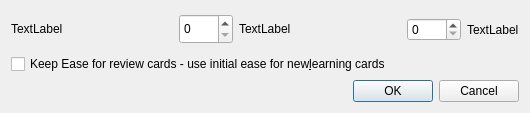
<?xml version="1.0" encoding="UTF-8"?>
<ui version="4.0">
 <class>PlaceInReviewQueueInOrder_Dialog</class>
 <widget class="QDialog" name="PlaceInReviewQueueInOrder_Dialog">
  <property name="geometry">
   <rect>
    <x>0</x>
    <y>0</y>
    <width>530</width>
    <height>113</height>
   </rect>
  </property>
  <property name="windowTitle">
   <string>Dialog</string>
  </property>
  <layout class="QGridLayout" name="gridLayout">
   <item row="0" column="0">
    <layout class="QVBoxLayout" name="verticalLayout">
     <item>
      <layout class="QHBoxLayout" name="horizontalLayout">
       <item>
        <widget class="QLabel" name="label_beg">
         <property name="sizePolicy">
          <sizepolicy hsizetype="Preferred" vsizetype="Minimum">
           <horstretch>1</horstretch>
           <verstretch>0</verstretch>
          </sizepolicy>
         </property>
         <property name="maximumSize">
          <size>
           <width>16777215</width>
           <height>30</height>
          </size>
         </property>
         <property name="text">
          <string>TextLabel</string>
         </property>
        </widget>
       </item>
       <item>
        <widget class="QSpinBox" name="spinBox_spread">
         <property name="sizePolicy">
          <sizepolicy hsizetype="Preferred" vsizetype="Minimum">
           <horstretch>0</horstretch>
           <verstretch>0</verstretch>
          </sizepolicy>
         </property>
         <property name="maximumSize">
          <size>
           <width>16777215</width>
           <height>30</height>
          </size>
         </property>
         <property name="focusPolicy">
          <enum>Qt::WheelFocus</enum>
         </property>
         <property name="layoutDirection">
          <enum>Qt::LeftToRight</enum>
         </property>
         <property name="minimum">
          <number>0</number>
         </property>
         <property name="maximum">
          <number>9999</number>
         </property>
        </widget>
       </item>
       <item>
        <widget class="QLabel" name="label_middle">
         <property name="sizePolicy">
          <sizepolicy hsizetype="Preferred" vsizetype="Minimum">
           <horstretch>1</horstretch>
           <verstretch>0</verstretch>
          </sizepolicy>
         </property>
         <property name="maximumSize">
          <size>
           <width>16777215</width>
           <height>30</height>
          </size>
         </property>
         <property name="text">
          <string>TextLabel</string>
         </property>
        </widget>
       </item>
       <item>
        <widget class="QSpinBox" name="spinBox_delay">
         <property name="maximum">
          <number>9999</number>
         </property>
        </widget>
       </item>
       <item>
        <widget class="QLabel" name="label_end">
         <property name="text">
          <string>TextLabel</string>
         </property>
        </widget>
       </item>
      </layout>
     </item>
     <item>
      <widget class="QCheckBox" name="keepEase">
       <property name="text">
        <string>Keep Ease for review cards - use initial ease for new&amp;learning cards</string>
       </property>
      </widget>
     </item>
    </layout>
   </item>
   <item row="1" column="0">
    <widget class="QDialogButtonBox" name="buttonBox">
     <property name="orientation">
      <enum>Qt::Horizontal</enum>
     </property>
     <property name="standardButtons">
      <set>QDialogButtonBox::Cancel|QDialogButtonBox::Ok</set>
     </property>
    </widget>
   </item>
  </layout>
 </widget>
 <tabstops>
  <tabstop>buttonBox</tabstop>
 </tabstops>
 <resources/>
 <connections>
  <connection>
   <sender>buttonBox</sender>
   <signal>accepted()</signal>
   <receiver>PlaceInReviewQueueInOrder_Dialog</receiver>
   <slot>accept()</slot>
   <hints>
    <hint type="sourcelabel">
     <x>248</x>
     <y>254</y>
    </hint>
    <hint type="destinationlabel">
     <x>157</x>
     <y>274</y>
    </hint>
   </hints>
  </connection>
  <connection>
   <sender>buttonBox</sender>
   <signal>rejected()</signal>
   <receiver>PlaceInReviewQueueInOrder_Dialog</receiver>
   <slot>reject()</slot>
   <hints>
    <hint type="sourcelabel">
     <x>316</x>
     <y>260</y>
    </hint>
    <hint type="destinationlabel">
     <x>286</x>
     <y>274</y>
    </hint>
   </hints>
  </connection>
 </connections>
</ui>
